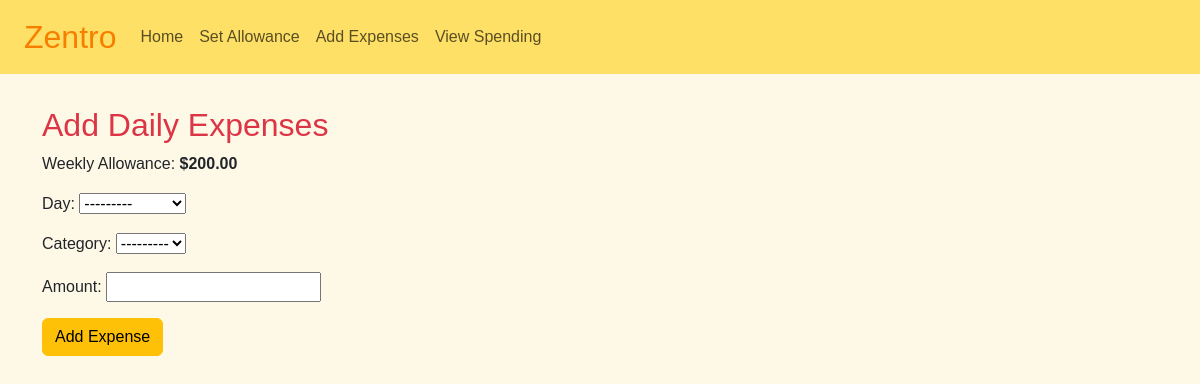
The app's page /add-expenses/ (signed in), older data.
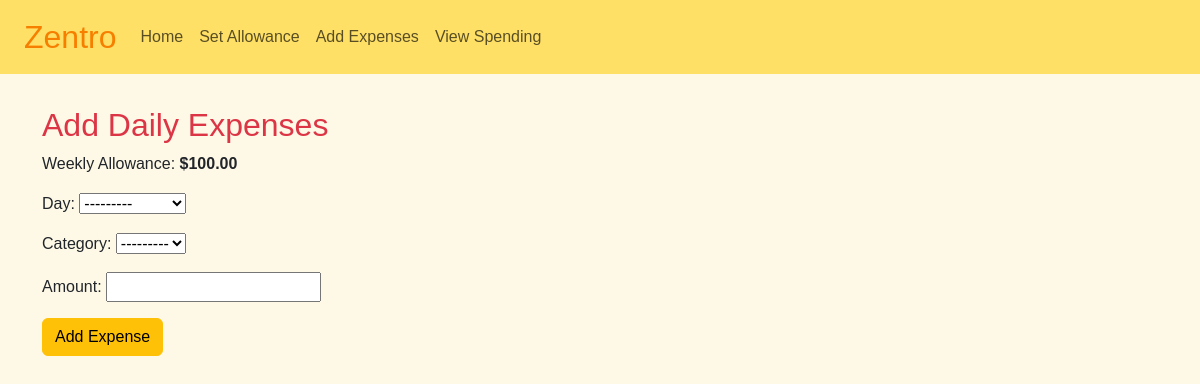
The same page, newer data.
### myapp/models.py (models this page shows, shortened)
class WeeklyAllowance(models.Model):
    user = models.ForeignKey(User, on_delete=models.CASCADE)
    amount = models.DecimalField(max_digits=10, decimal_places=2)

### myapp/views.py (the view)
# urls.py: path('add-expenses/', views.add_expenses, name='add_expenses'),
@login_required
def add_expenses(request):
    allowance = WeeklyAllowance.objects.filter(user=request.user).latest('id')
    if request.method == 'POST':
        form = ExpenseForm(request.POST)
        if form.is_valid():
            expense = form.save(commit=False)
            expense.allowance = allowance
            expense.save()
            return redirect('view_spending')
    else:
        form = ExpenseForm()
    return render(request, 'add_expenses.html', {'form': form, 'allowance': allowance})

### myapp/forms.py
class ExpenseForm(forms.ModelForm):
    class Meta:
        model = DailyExpense
        fields = ['day', 'category', 'amount']

### myapp/templates/add_expenses.html (shortened to what this page needs)
{% extends 'base.html' %}
{% block content %}
<h2 class="text-danger">Add Daily Expenses</h2>
<p class="mb-3">Weekly Allowance: <strong>${{ allowance.amount }}</strong></p>
<form method="post">
    {{ form.as_p }}
    <button type="submit" class="btn btn-warning">Add Expense</button>
</form>
{% endblock %}

Row changes from the older to the newer data that the page shows:
no longer on this page (row unchanged): WeeklyAllowance: amount "200.00"
added WeeklyAllowance: amount "100.00"
